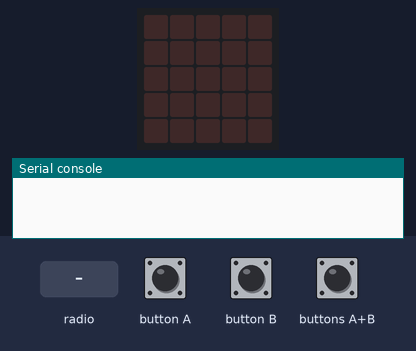
A program run on a simulated BBC micro:bit (MakeCode). Shown: the board's 5×5 LED display, the last lines printed to the serial console. The test bench sets the inputs (shaded band). No radio messages arrive unless stated (any console line starting 'radio sent:' is added by the test bench).

Above: at 1.2 s.
1.3 s: button A pressed for 0.15 s
At 2.4 s:
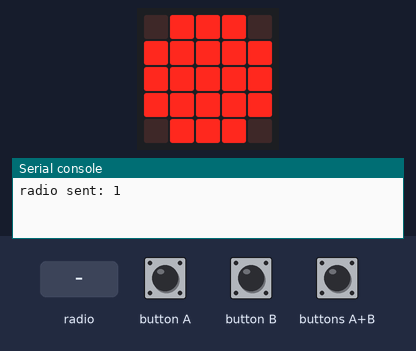
2.9 s: button B pressed for 0.15 s
At 3.6 s:
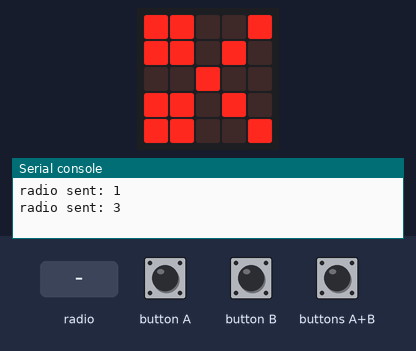
4.5 s: buttons A+B pressed for 0.15 s
At 5.8 s:
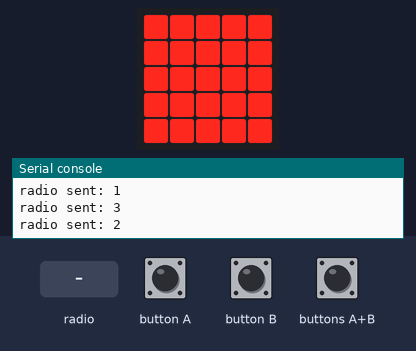
6.1 s: radio message "2" arrives
At 6.8 s:
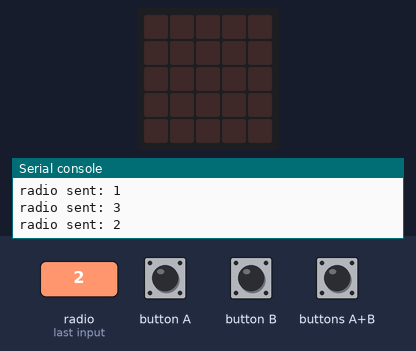
8.0 s: radio message "3" arrives
At 9.2 s:
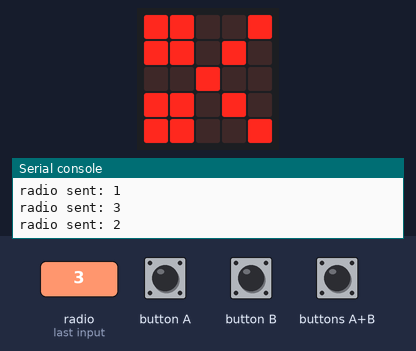
9.5 s: radio message "1" arrives
At 10.3 s:
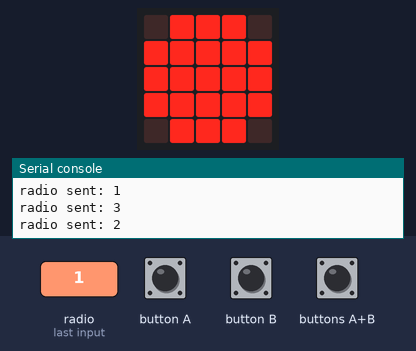
Timing chart, 0 to 12.0 s (numbered marks = the images above; inputs shaded):
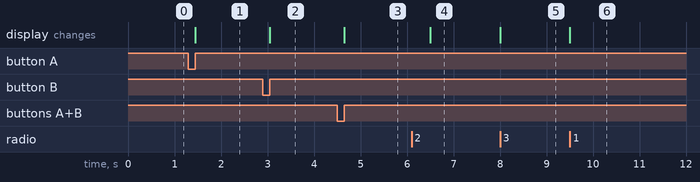

The program:

main.ts
```typescript
radio.onReceivedNumber(function (receivedNumber) {
    while (enviado == 0) {
        basic.pause(100)
    }
    if (receivedNumber == 3) {
        basic.clearScreen()
        basic.showLeds(`
            # # . . #
            # # . # .
            . . # . .
            # # . # .
            # # . . #
            `)
    }
    if (receivedNumber == 1) {
        basic.clearScreen()
        basic.showLeds(`
            . # # # .
            # # # # #
            # # # # #
            # # # # #
            . # # # .
            `)
    }
    if (receivedNumber == 2) {
        basic.showLeds(`
            # # # # #
            # # # # #
            # # # # #
            # # # # #
            # # # # #
            `)
        basic.clearScreen()
    }
})
input.onButtonPressed(Button.A, function () {
    basic.showLeds(`
        . # # # .
        # # # # #
        # # # # #
        # # # # #
        . # # # .
        `)
    radio.sendNumber(1)
    enviado = 1
})
input.onButtonPressed(Button.AB, function () {
    basic.showLeds(`
        # # # # #
        # # # # #
        # # # # #
        # # # # #
        # # # # #
        `)
    radio.sendNumber(2)
    enviado = 1
})
input.onButtonPressed(Button.B, function () {
    basic.showLeds(`
        # # . . #
        # # . # .
        . . # . .
        # # . # .
        # # . . #
        `)
    radio.sendNumber(3)
    enviado = 1
})
let enviado = 0
radio.setGroup(79)
enviado = 0
basic.forever(function () {

})
```

test.ts
```typescript
// aquí va el archivo "tests"; esto no se compilará cuando este paquete se utilice como una extensión.
```

Measured:
- after the input at 1.3 s, the display: changes after 0.15 s (image 1)
- after the input at 2.9 s, the display: changes after 0.15 s (image 2)
- after the input at 4.5 s, the display: changes after 0.15 s (image 3)
- after the input at 6.1 s, the display: changes after 0.40 s (image 4)
- after the input at 8.0 s, the display: changes at once (image 5)
- after the input at 9.5 s, the display: changes at once (image 6)
